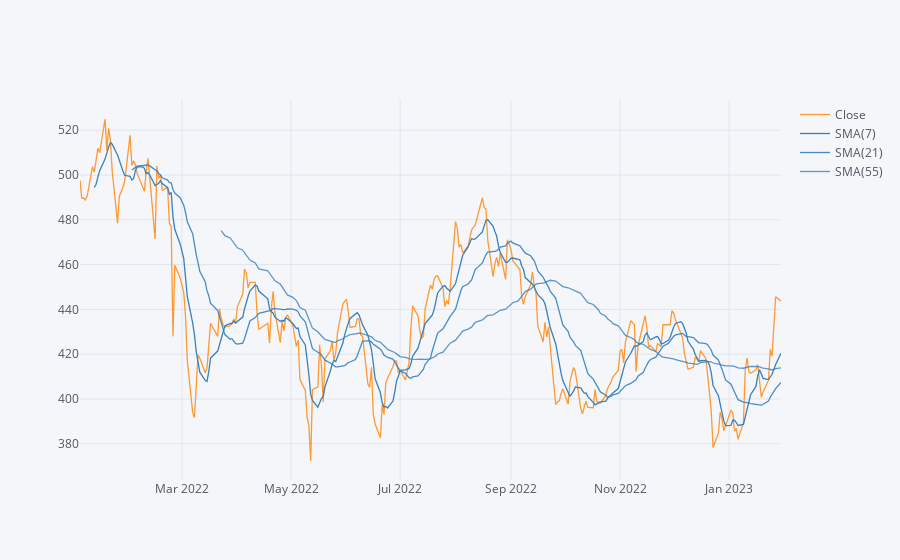

The code cell stored with this chart in its notebook:
### Code cell
df['Close'].loc['2022-01-01':'2023-01-30'].ta_plot(study='sma',periods=[7,21,55])

### Figure 1 — Plotly figure (JSON) as saved in the notebook; plotly's stock layout.template omitted (floating-point values rounded to 4 significant figures; data arrays with more than 128 entries replaced by an {"elided": "..."} marker saying what was removed)
{"data": [{"line": {"color": "rgba(255, 153, 51, 1.0)", "dash": "solid", "shape": "linear", "width": 1.3}, "mode": "lines", "name": "Close", "text": "", "type": "scatter", "x": {"elided": "268 str values"}, "y": {"elided": "268 float values"}}, {"line": {"color": "rgba(55, 128, 191, 1.0)", "dash": "solid", "shape": "linear", "width": 1.3}, "mode": "lines", "name": "SMA(7)", "text": "", "type": "scatter", "x": {"elided": "268 str values"}, "y": {"elided": "268 mixed values"}}, {"line": {"color": "rgba(55, 128, 191, 0.8999999999999999)", "dash": "solid", "shape": "linear", "width": 1.3}, "mode": "lines", "name": "SMA(21)", "text": "", "type": "scatter", "x": {"elided": "268 str values"}, "y": {"elided": "268 mixed values"}}, {"line": {"color": "rgba(55, 128, 191, 0.7999999999999998)", "dash": "solid", "shape": "linear", "width": 1.3}, "mode": "lines", "name": "SMA(55)", "text": "", "type": "scatter", "x": {"elided": "268 str values"}, "y": {"elided": "268 mixed values"}}], "layout": {"legend": {"bgcolor": "#F5F6F9", "font": {"color": "#4D5663"}}, "paper_bgcolor": "#F5F6F9", "plot_bgcolor": "#F5F6F9", "title": {"font": {"color": "#4D5663"}}, "xaxis": {"gridcolor": "#E1E5ED", "showgrid": true, "tickfont": {"color": "#4D5663"}, "title": {"font": {"color": "#4D5663"}, "text": ""}, "zerolinecolor": "#E1E5ED"}, "yaxis": {"gridcolor": "#E1E5ED", "showgrid": true, "tickfont": {"color": "#4D5663"}, "title": {"font": {"color": "#4D5663"}, "text": ""}, "zerolinecolor": "#E1E5ED"}}}
